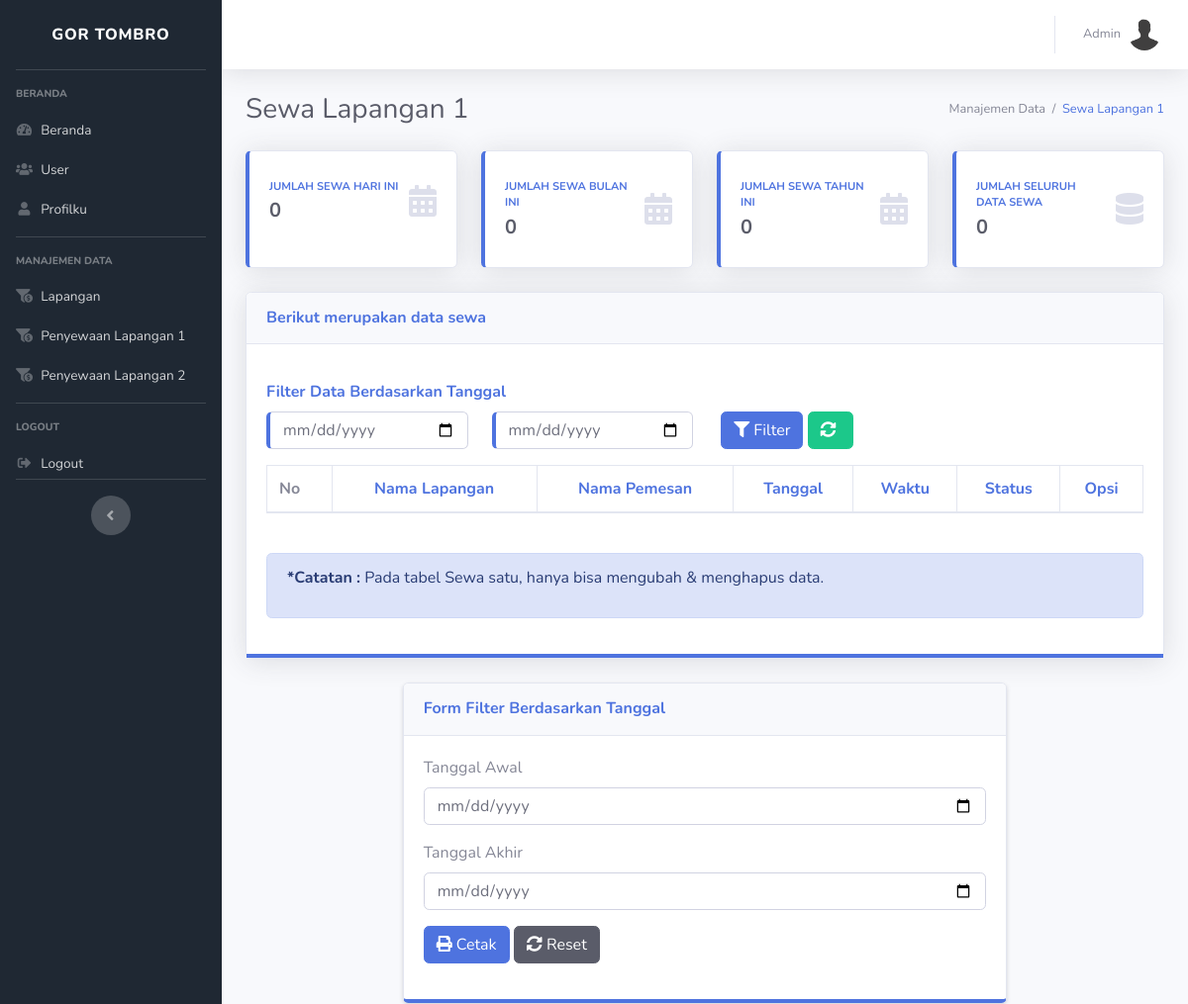
The app's page /index.php/admin/sewa/sewa2 (upper part), older data.
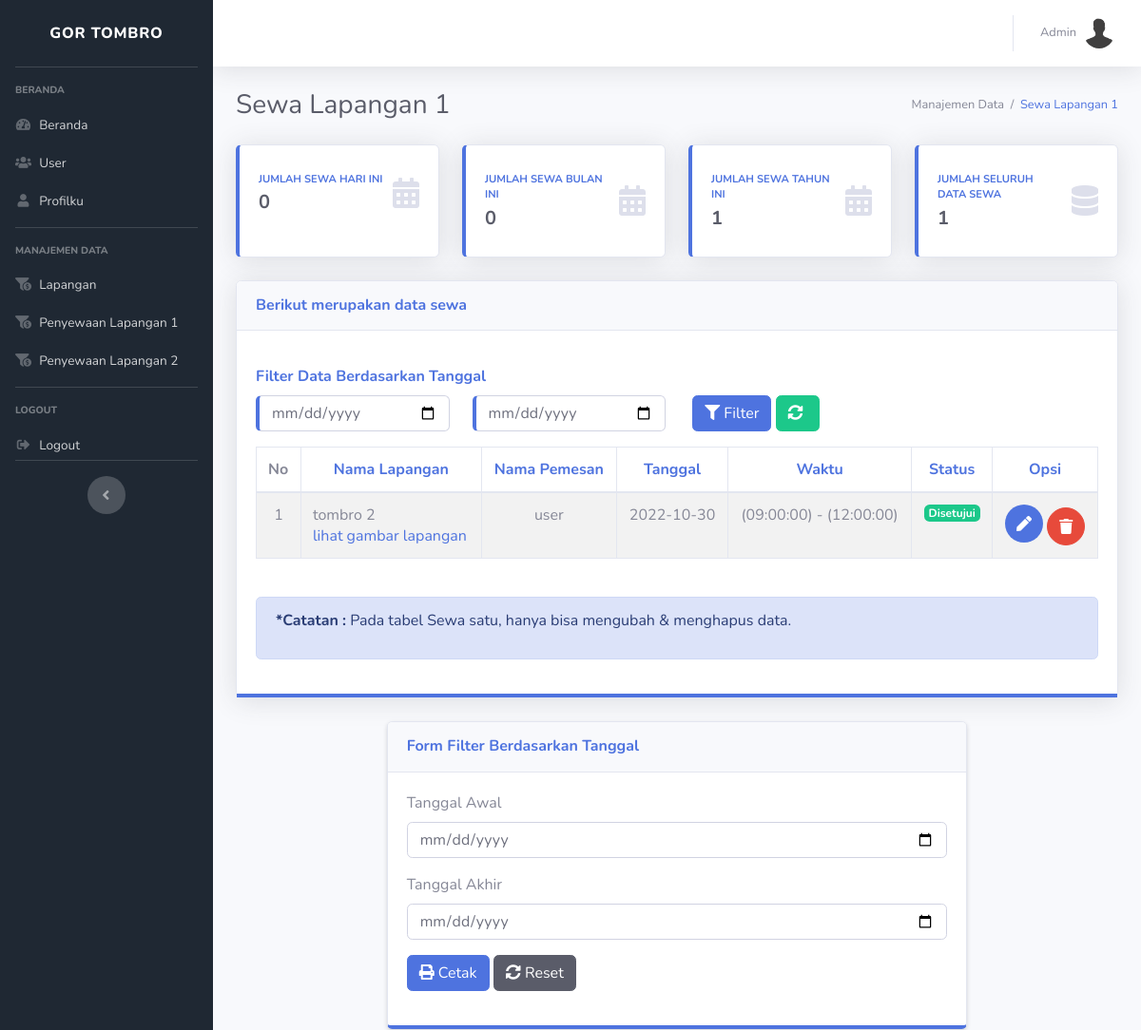
The same page, newer data.
### tables this page shows
CREATE TABLE `data_sewa` (
  `id_sewa` int(11) NOT NULL,
  `id_user` int(11) NOT NULL,
  `nama` varchar(100) NOT NULL,
  `id_lapangan` int(11) NOT NULL,
  `tanggal` varchar(20) NOT NULL,
  `jam_mulai` time DEFAULT NULL,
  `durasi` int(11) NOT NULL,
  `jam_selesai` time DEFAULT NULL,
  `status` enum('disetujui','belum_disetujui') NOT NULL
);

CREATE TABLE `lapangan` (
  `id_lapangan` int(11) NOT NULL,
  `nama_lapangan` varchar(100) NOT NULL,
  `gambar_lapangan` varchar(100) NOT NULL,
  `deskripsi_lapangan` text NOT NULL,
  `status_lapangan` enum('tersedia','tidak_tersedia') NOT NULL,
  `date` datetime NOT NULL
);

### application/controllers/admin/Sewa.php (called while the page is built, shortened)
<?php
class Sewa extends CI_Controller
{
    function __construct()
    {
        $this->load->model('lapangan_model');
        $this->load->model('sewa_model');
        $this->load->model('filter_model');
        $this->load->library('pdf');
    }
    public function sewa2()
    {
        $data_sewa_hari = $this->sewa_model->countHari2();
        $data_sewa_bulan = $this->sewa_model->countBulan2();
        $tahun = $this->sewa_model->gettahun2();
        $data_sewa_tahun = $this->sewa_model->countTahun2();
        $lapangan = $this->lapangan_model->getData();
        $sewa = $this->sewa_model->getDataSewa2()->result_array();
        $data = array(
            'title'         => "Data Lapangan | Gor-Tombro",
            'data_sewa_hari' => $data_sewa_hari,
            'data_sewa_bulan' => $data_sewa_bulan,
            'data_sewa_tahun' => $data_sewa_tahun,
            'tahun' => $tahun,
            'sewa' => $sewa,
            'lapangan' => $lapangan,
        );
        $this->load->view('templates/header', $data);
        $this->load->view('templates/sidebar', $data);
        $this->load->view('templates/topbar', $data);
        $this->load->view('admin/lapangan/sewa2', $data);
        $this->load->view('templates/footer', $data);
    }
}

### index.php (called while the page is built, shortened)
<?php
require_once BASEPATH.'core/CodeIgniter.php';

### application/models/sewa_model.php (called while the page is built, shortened)
<?php
class sewa_model extends CI_Model
{
    function getDataSewa2()
    {
        $this->db->select('*');
        $this->db->from('data_sewa');
        $this->db->join('lapangan', 'lapangan.id_lapangan = data_sewa.id_lapangan', 'left');
        $this->db->where('lapangan.id_lapangan', 2);
        $query = $this->db->get();
        return $query;
    }
    public function countHari2()
    {
        $query = $this->db->query("SELECT COUNT(*) FROM data_sewa where  DAY(tanggal) = DAY(NOW())    AND status = 'disetujui' AND id_lapangan = '2'
             ");
        return $query->row();
    }
    public function countBulan2()
    {
        $query = $this->db->query("SELECT COUNT(*) FROM data_sewa where
                    MONTH(tanggal) = MONTH(NOW())   AND status = 'disetujui' AND id_lapangan = '2'");
        return $query->row();
    }
    public function countTahun2()
    {
        $query = $this->db->query("SELECT COUNT(*) FROM data_sewa where
                    YEAR(tanggal) = YEAR(NOW())   AND status = 'disetujui' AND id_lapangan = '2'");
        return $query->row();
    }
}

### application/views/admin/lapangan/sewa2.php (the view, shortened to what the changed rows need)
<div class="container-fluid">
    <div class="d-sm-flex align-items-center justify-content-between mb-4">
        <h1 class="h3 mb-0 text-gray-800">Sewa Lapangan 1</h1>
    </div>
    <div class="row">
        <div class="col-xl-3 col-md-6 mb-4">
            <div class="card border-left-primary shadow h-100 py-2">
                <div class="card-body">
                    <div class="row no-gutters align-items-center">
                        <div class="col mr-2">
                            <div class="text-xs font-weight-bold text-primary text-uppercase mb-1">
                                Jumlah Sewa Hari Ini</div>
                            <div class="h5 mb-0 font-weight-bold text-gray-800">
                                <?php foreach ($data_sewa_hari as $dt) : ?>
                                    <?= $dt ?>
                                <?php endforeach ?>
                            </div>
                        </div>
                    </div>
                </div>
            </div>
        </div>
        <div class="col-xl-3 col-md-6 mb-4">
            <div class="card border-left-primary shadow h-100 py-2">
                <div class="card-body">
                    <div class="row no-gutters align-items-center">
                        <div class="col mr-2">
                            <div class="text-xs font-weight-bold text-primary text-uppercase mb-1">
                                Jumlah Sewa Bulan Ini</div>
                            <div class="h5 mb-0 font-weight-bold text-gray-800">
                                <?php foreach ($data_sewa_bulan as $dt) : ?>
                                    <?= $dt ?>
                                <?php endforeach ?>
                            </div>
                        </div>
                    </div>
                </div>
            </div>
        </div>
        <div class="col-xl-3 col-md-6 mb-4">
            <div class="card border-left-primary shadow h-100 py-2">
                <div class="card-body">
                    <div class="row no-gutters align-items-center">
                        <div class="col mr-2">
                            <div class="text-xs font-weight-bold text-primary text-uppercase mb-1">
                                Jumlah Sewa Tahun Ini</div>
                            <div class="h5 mb-0 font-weight-bold text-gray-800">
                                <?php foreach ($data_sewa_tahun as $dt) : ?>
                                    <?= $dt ?>
                                <?php endforeach ?>
                            </div>
                        </div>
                    </div>
                </div>
            </div>
        </div>
        <div class="col-xl-3 col-md-6 mb-4">
            <div class="card border-left-primary shadow h-100 py-2">
                <div class="card-body">
                    <div class="row no-gutters align-items-center">
                        <div class="col mr-2">
                            <div class="text-xs font-weight-bold text-primary text-uppercase mb-1">
                                Jumlah Seluruh Data Sewa</div>
                            <div class="h5 mb-0 font-weight-bold text-gray-800">
                                <?php echo $this->db->get_where('data_sewa', array('status' => 'disetujui', 'id_lapangan' => 2))->num_rows() ?>
                            </div>
                        </div>
                    </div>
                </div>
            </div>
        </div>
    </div>
    <div class="card shadow mb-4">
        <div class="card-body border-bottom-primary">
            <p>
            <div class="table-responsive">
                <table class="table table-bordered table-striped " id="dataTable" width="100%" cellspacing="0">
                    <thead>
                        <tr>
                            <th>No</th>
                            <th class="text-primary" style=" text-align: center;">Nama Lapangan</th>
                            <th class="text-primary" style=" text-align: center;">Nama Pemesan</th>
                            <th class="text-primary" style=" text-align: center;">Tanggal</th>
                            <th class="text-primary" style=" text-align: center;">Waktu</th>
                            <th class="text-primary" style=" text-align: center;">Status</th>
                            <th class="text-primary" style=" text-align: center;">Opsi</th>
                        </tr>
                    </thead>
                    <tbody>
                        <?php $no = 1;
                        foreach ($sewa as $row) : ?>
                            <tr>
                                <td style=" text-align: center;"><?= $no++ ?></td>
                                <td><?php echo $row['nama_lapangan'] ?>
                                    <br>
                                    <?php
                                    if ($row['gambar_lapangan']) {
                                        $link = base_url('assets/images/lapangan/' . $row['gambar_lapangan']);
                                        echo '<a class="btn-link text-sm text-main" href="' . $link . '" target="_blank">lihat gambar lapangan</a>';
                                    } else {
                                        echo '<small class="text-muted">tidak memiliki gambar</small>';
                                    }
                                    ?>
                                </td>
                                <td style=" text-align: center;"><?php echo $row['nama'] ?>
                                <td style=" text-align: center;"><?php echo $row['tanggal'] ?></td>
                                <td style=" text-align: center;"><?php echo "(" . $row['jam_mulai'] . ") - (" . $row['jam_selesai'] . ")" ?></td>
                                <?php if ($row['status'] == "disetujui") : ?>
                                    <td class="project-state" style=" text-align: center;">
                                        <span class="badge badge-success">Disetujui</span>
                                    </td>
                                <?php else : ?>
                                    <td class="project-state" style=" text-align: center;">
                                        <span class="badge badge-danger">Panding</span>
                                    </td>
                                <?php endif ?>
                                <td style=" text-align: center;">
                                    <a class=' btn-circle btn-primary' data-target="#ubah-sewa-<?php echo $row['id_sewa'] ?>" data-toggle="modal">
                                        <i class="fas fa-PEN" aria-hidden="true" style="color: white;"></i>
                                    </a>
                                    <a href="#modalDelete" data-toggle="modal" onclick="$('#modalDelete #formDelete').attr('action', '<?= site_url('admin/sewa/hapus_process2/' . $row['id_sewa']) ?>')" class='btn btn-circle btn-danger'>
                                        <i class="fas fa-trash" aria-hidden="true" style="color: white;"></i>
                                    </a>
                                </td>
                            </tr>
                        <?php endforeach ?>
                    </tbody>
                </table>
                <br>
            </div>
        </div>
    </div>
    <br>
    <br><br>
</div>

Row changes from the older to the newer data that the page shows:
added data_sewa: id_lapangan.nama_lapangan "tombro 2", nama "user", tanggal "2022-10-30", jam_mulai "09:00:00", jam_selesai "12:00:00", status "Disetujui"
Text that changed along with them:
new list line: "1"
text no longer shown: "0"
text now shown: "1"
list line gone: "0"
